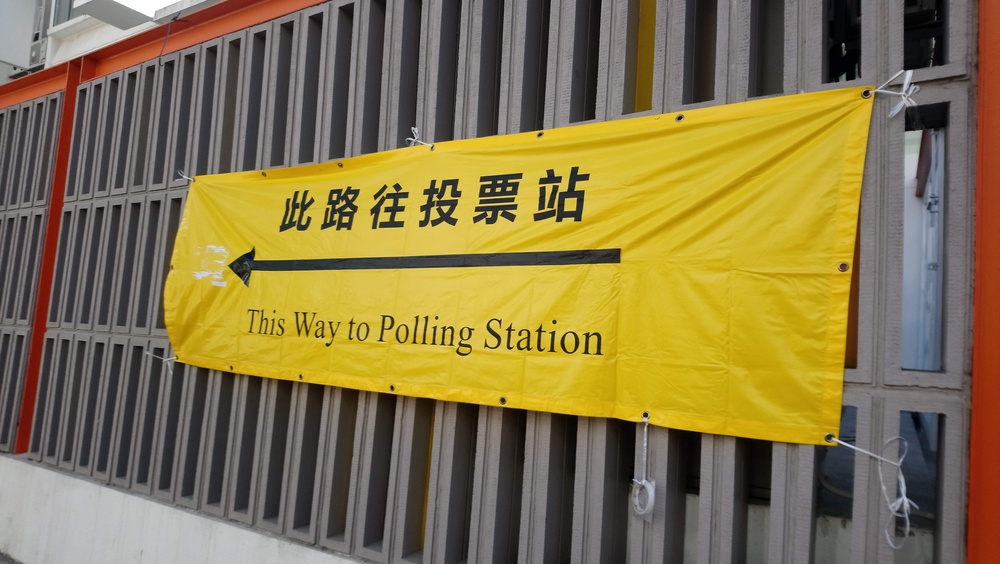
#> input picture Day002_change_color_space_HW/point out.JPG, 1000 x 564 px, shrunk from 5325 x 3004 before the run, found by its file name
$ python Day002_change_color_space_HW.py
#> lines starting #> are read from the running program, lines starting #| are printed output that depends on the picture
from cv2 import cv2

img = cv2.imread('point out.jpg', cv2.IMREAD_COLOR)
#> img is the input picture: shape (564, 1000, 3); mean B, G, R 74.5, 118.1, 133.8
img_hsv = cv2.cvtColor(img, cv2.COLOR_BGR2HSV)
#> img_hsv: shape (564, 1000, 3); mean H, S, V 65.5, 91.7, 135.1
img_hls = cv2.cvtColor(img, cv2.COLOR_BGR2HLS)
#> img_hls: shape (564, 1000, 3); mean of channels 0, 1, 2 65.4, 104.1, 78.6
img_lab = cv2.cvtColor(img, cv2.COLOR_BGR2LAB)
#> img_lab: shape (564, 1000, 3); mean of channels 0, 1, 2 126.8, 130, 150.8
img_lab2 = cv2.cvtColor(img, cv2.COLOR_BGR2Lab)
img_l2b = cv2.cvtColor(img, cv2.COLOR_LAB2BGR)
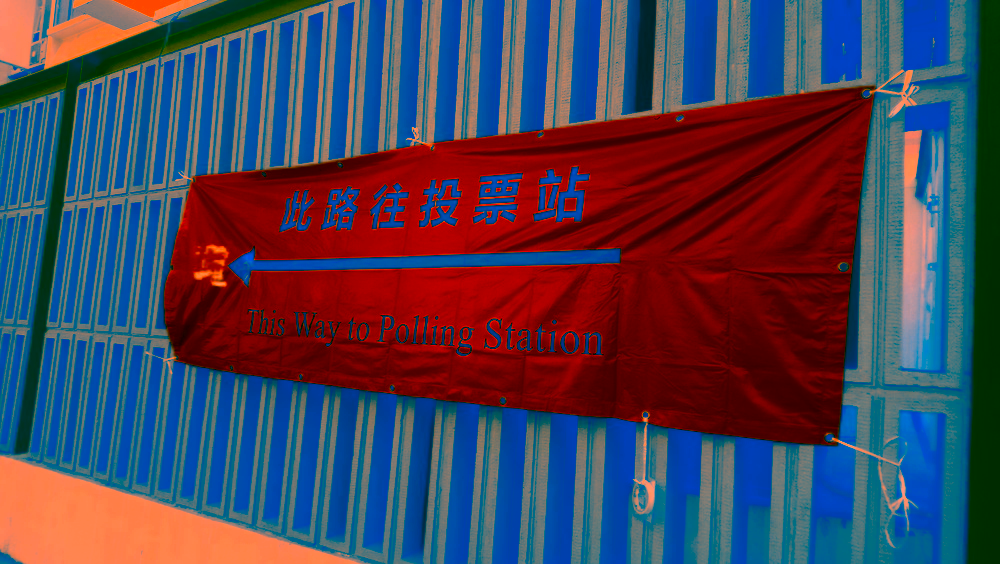
#> img_l2b: shape (564, 1000, 3); mean B, G, R 86.6, 66.1, 74

cv2.imshow('BGR2HSV',img_hsv)
cv2.imshow('BGR2HSV',img_hls)
cv2.imshow('BGR2HSV',img_lab)
cv2.imshow('BGR2HSV',img_lab2)
cv2.imshow('BGR2HSV',img_l2b)

cv2.imwrite('img_hsv.jpg', img_hsv)
cv2.imwrite('img_hls.jpg', img_hls)
cv2.imwrite('img_lab.jpg', img_lab)
cv2.imwrite('img_lab2.jpg', img_lab2)
cv2.imwrite('img_l2b.jpg', img_l2b)

cv2.waitKey(0)
cv2.destroyAllWindows
